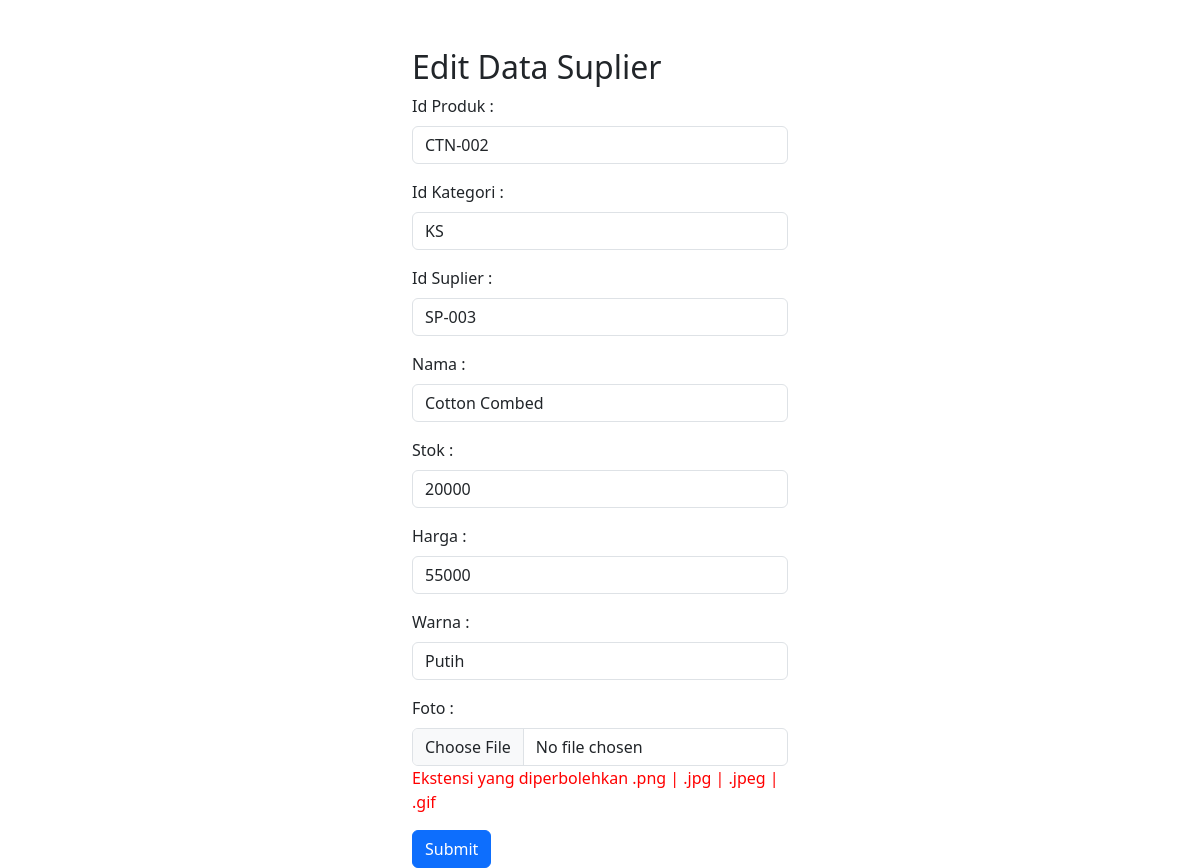
Screenshot of /data/produk/edit.php?id_produk=CTN-002 with the database file from the repository.
### tables this page shows
CREATE TABLE IF NOT EXISTS `produk` (
  `id_produk` varchar(11) NOT NULL,
  `kategori_id` varchar(11) NOT NULL,
  `suplier_id` varchar(11) NOT NULL,
  `nama` varchar(30) NOT NULL,
  `stok` int(11) NOT NULL,
  `harga` int(15) NOT NULL,
  `warna` varchar(20) NOT NULL,
  `gambar` varchar(5000) NOT NULL,
  PRIMARY KEY (`id_produk`),
  KEY `kategori_id` (`kategori_id`),
  KEY `suplier_id` (`suplier_id`)
);

### data/produk/edit.php (the view, shortened to what this page needs)
<!DOCTYPE html>
<html lang="en">
<head>
        <link rel="stylesheet" href="https://cdn.jsdelivr.net/npm/bootstrap@5.3.0-alpha3/dist/css/bootstrap.min.css" rel="stylesheet">
</head>
<body>
        <?php
        include ('../config.php');
        $id_produk = $_GET ['id_produk'];
        $query = mysqli_query($conn, "SELECT * FROM produk WHERE id_produk='$id_produk'");
        foreach ($query as $row) :
        ?>
        <div class="container col-4">
        <form action="proses_edit.php?id_produk=<?php echo $row['id_produk']?>" method="post">
          <div class="mt-5">
                <h2>Edit Data Suplier</h2>
          </div>
          <div class="mb-3">
            <label for="TextInput" class="form-label">Id Produk : </label>
            <input type="text" name="id_produk" class="form-control" value="<?php echo $row['id_produk']?>">
          </div>
          <div class="mb-3">
            <label for="TextInput" class="form-label">Id Kategori : </label>
            <input type="text" name="kategori_id" class="form-control" value="<?php echo $row['kategori_id']?>">
          </div>
          <div class="mb-3">
            <label for="TextInput" class="form-label">Id Suplier : </label>
            <input type="text" name="suplier_id" class="form-control" value="<?php echo $row['suplier_id']; ?>">
          </div>
          <div class="mb-3">
            <label for="TextInput" class="form-label">Nama : </label>
            <input type="text" name="nama" class="form-control" value="<?php echo $row['nama']; ?>">
          </div>
          <div class="mb-3">
            <label for="TextInput" class="form-label">Stok : </label>
            <input type="text" name="stok" class="form-control" value="<?php echo $row['stok']; ?>">
          </div>
          <div class="mb-3">
            <label for="TextInput" class="form-label">Harga : </label>
            <input type="text" name="harga" class="form-control" value="<?php echo $row['harga']; ?>">
          </div>
          <div class="mb-3">
            <label for="TextInput" class="form-label">Warna : </label>
            <input type="text" name="warna" class="form-control" value="<?php echo $row['warna']; ?>">
          </div>
          <div class="mb-3">
            <label for="TextInput" class="form-label">Foto : </label>
            <input type="file" name="gambar" required="required" class="form-control" value="../../images/<?php echo $row['gambar']; ?>">
            <p style="color: red" id="gambar_error">Ekstensi yang diperbolehkan .png | .jpg | .jpeg | .gif</p>
          </div>
          <input type="submit" name="Submit" class="btn btn-primary"></input>
          <?php endforeach; ?>
        </form>
        </div>
</body>
</html>

### rows the page displays
produk: id_produk "CTN-002", kategori_id "KS", suplier_id "SP-003", nama "Cotton Combed", stok "20000", harga "55000", warna "Putih"
